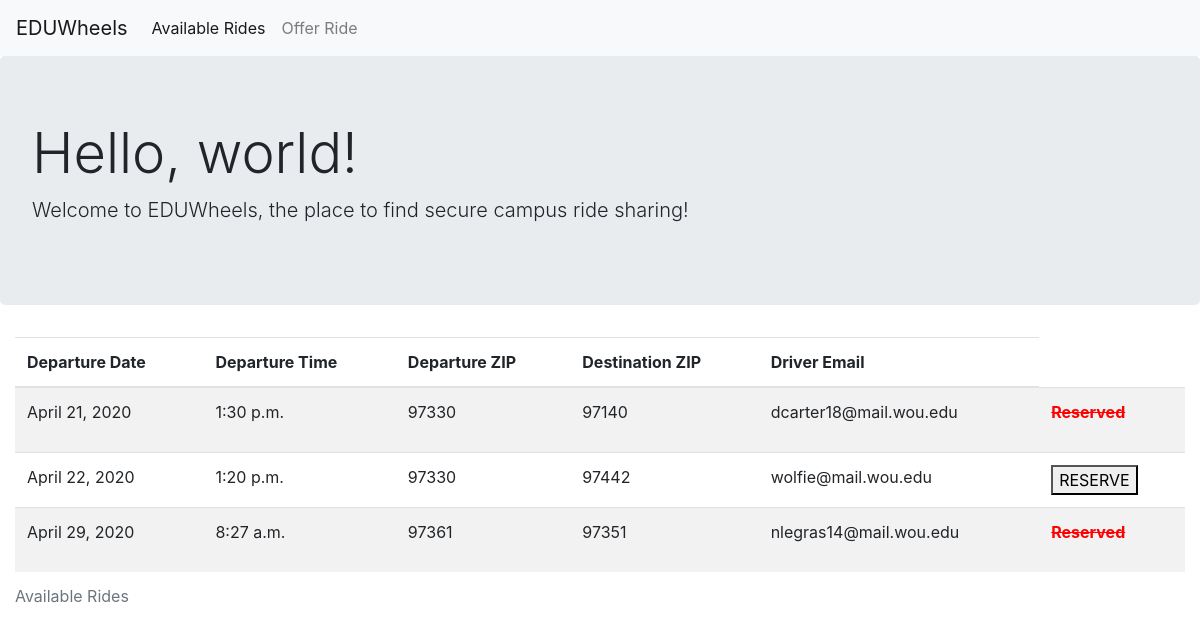
Screenshot of /rides/ with the database file from the repository.
### submit/models.py (models this page shows, shortened)
class Rides(models.Model):
    depDate = models.DateField()
    depTime = models.TimeField()
    depZip = models.IntegerField()
    arrZip = models.IntegerField()
    driEmail = models.EmailField()
    reserved = models.TextField(default='Open')
    driSmokes = models.IntegerField(default=0)
    riderPets = models.IntegerField(default=0)
    riderLugg = models.IntegerField(default=0)

### ride/views.py (the view)
# urls.py: path('', views.post_rides, name='post_rides'),
def post_rides(request):
   rides = Rides.objects.all()
   return render(request, 'rides.html', {'rides': rides})

### templates/rides.html (shortened to what this page needs)
<!DOCTYPE html>
<html lang="en">
<head>
<link rel="stylesheet" href="https://maxcdn.bootstrapcdn.com/bootstrap/4.4.1/css/bootstrap.min.css">
</head>
<body>
<nav class="navbar navbar-expand-lg navbar-light bg-light">
  <a class="navbar-brand" href="#">EDUWheels</a>
  <div class="collapse navbar-collapse" id="navbarNavAltMarkup">
    <div class="navbar-nav">
      <a class="nav-item nav-link active" href="#">Available Rides <span class="sr-only">(current)</span></a>
      <a class="nav-item nav-link" href="/submit">Offer Ride</a>
    </div>
  </div>
</nav>
<div class="jumbotron">
  <h1 class="display-4">Hello, world!</h1>
  <p class="lead">Welcome to EDUWheels, the place to find secure campus ride sharing!</p>
</div>
<div class="container-fluid">
  <table class="table table-striped">
    <caption>Available Rides</caption>
    <thead>
      <tr>
        <th scope="col">Departure Date</th>
        <th scope="col">Departure Time</th>
        <th scope="col">Departure ZIP</th>
        <th scope="col">Destination ZIP</th>
        <th scope="col">Driver Email</th>
      </tr>
    </thead>
    <tbody>
    {% for ride in rides %}
      <tr>
        <td>{{ ride.depDate }}</td>
        <td>{{ ride.depTime}}</td>
        <td>{{ ride.depZip }}</td>
        <td>{{ ride.arrZip }}</td>
        <td>{{ ride.driEmail }}</td>
        <td>{% if ride.reserved == "Open" %}
          <form action="reserve" method="post" id="resForm" name="resForm">
          <button form="resForm" id="reserveID" name="reserveID" value="{{ ride.id }}">RESERVE</button>
          {% endif %}
          {% if ride.reserved == "Reserved" %}
          <p style="color: Red"><strong><del>{{ ride.reserved }}</del></strong></p>
          {% endif %}
          </form>
        </td>
      </tr>
    {% endfor %}
    </tbody>
  </table>
</div>
</body>
</html>

### rows the page displays
Rides: depDate "April 21, 2020", depTime "1:30 p.m.", depZip "97330", arrZip "97140", driEmail "dcarter18@mail.wou.edu", reserved "Reserved"
Rides: depDate "April 22, 2020", depTime "1:20 p.m.", depZip "97330", arrZip "97442", driEmail "wolfie@mail.wou.edu", {{ ride.id }} 19 (drawn)
Rides: depDate "April 29, 2020", depTime "8:27 a.m.", depZip "97361", arrZip "97351", driEmail "nlegras14@mail.wou.edu", reserved "Reserved"
